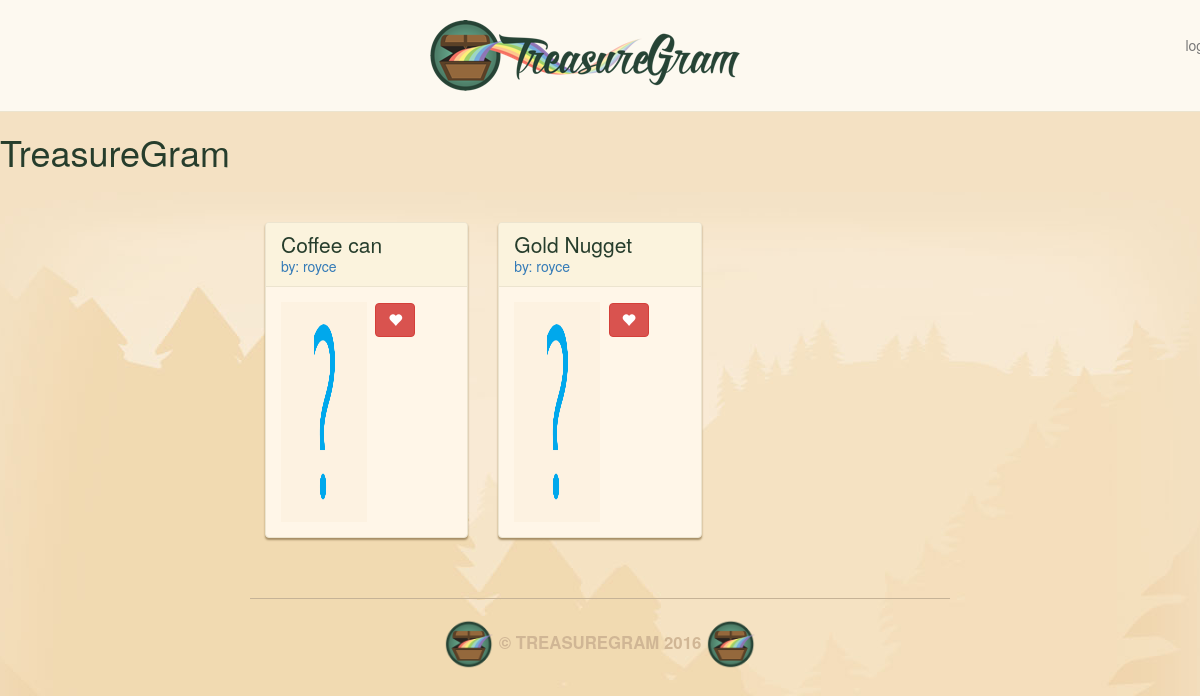
Before: / with the older database file.
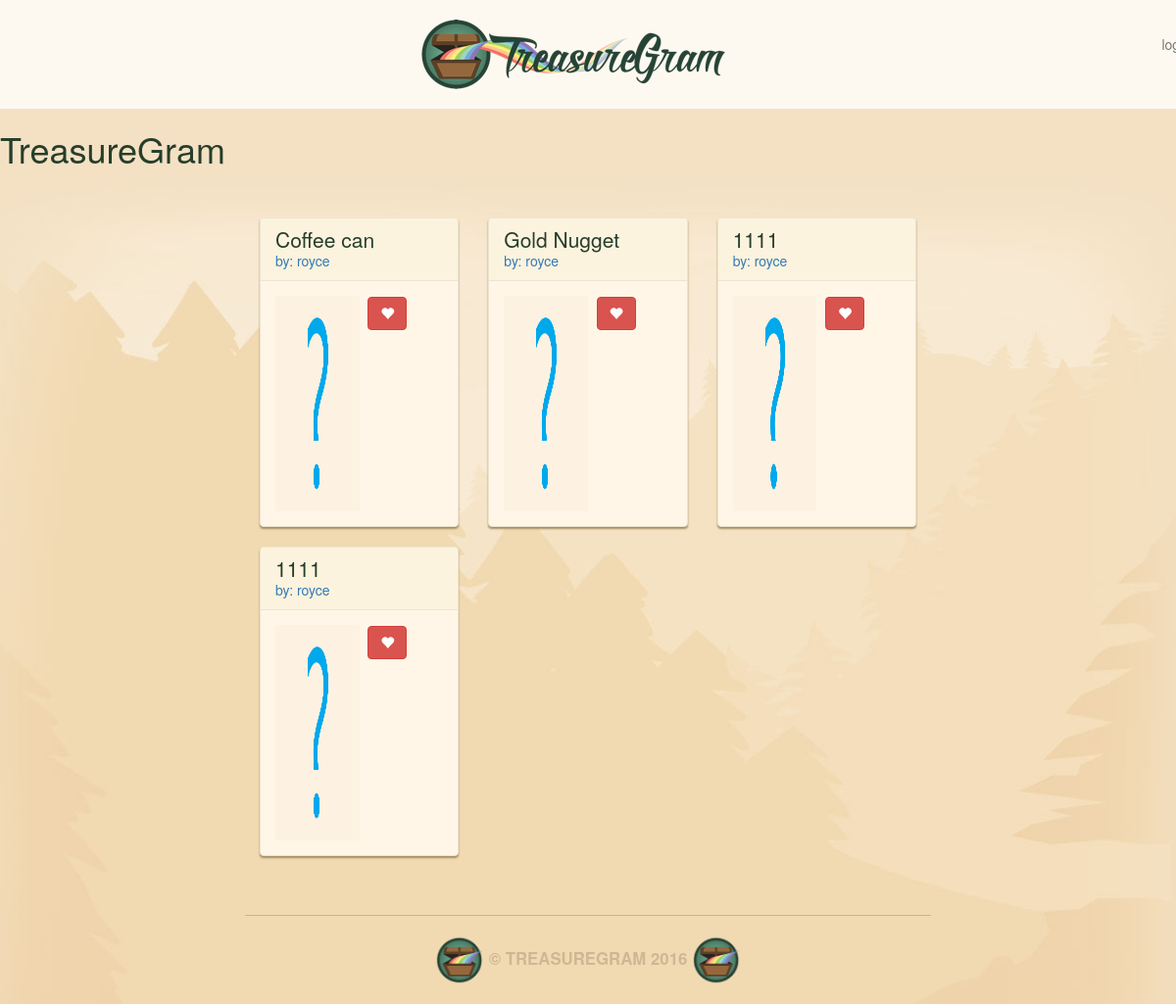
After: the same page with the newer database file.
### main_app/models.py (models this page shows, shortened)
class Treasure(models.Model):
    user = models.ForeignKey(User)
    name = models.CharField(max_length=100)
    value = models.DecimalField(max_digits=10, decimal_places=2)
    material = models.CharField(max_length=100)
    location = models.CharField(max_length=100)
    image = models.ImageField(upload_to='treasure_images',
                              default='media/default.png')
    likes = models.IntegerField(default=0)

### main_app/views.py (the view)
# urls.py: url(r'^$', views.index, name='index'),
def index(request):
    treasures = Treasure.objects.all()
    form = TreasureForm()
    return render(request, 'index.html',
                  {'treasures': treasures, 'form': form})

### main_app/templates/index.html (shortened to what this page needs)
{% extends 'base.html' %}
{% load staticfiles %}
{% block content %}
  <div class="row">
  {% for treasure in treasures %}
      <div class="col-md-4">
      <div class="treasure panel panel-default">
        <div class="panel-heading">
          <h3 class="panel-title">{{ treasure.name }}</h3>
          <a class="panel-username" href="/user/{{treasure.user.username}}/">by: {{ treasure.user.username }}</a>
        </div>
        <div class="panel-body">
          <a href="/{{treasure.id}}/">
          <div class="treasure-photo">
            <img src="{{ treasure.image.url }}">
          </div>
          </a>
          <button id ="likes" data-id="{{treasure.id}}" class="btn btn-mini btn-danger glyphicon glyphicon-heart" type="button">
          </button>
        </div>
      </div>
      </div>
      {% if forloop.counter|divisibleby:3 and not forloop.last %}
        </div><br><div class="row">
      {% endif %}
  {% endfor %}
  </div><br>
{% endblock %}

### main_app/templates/base.html (shortened to what this page needs)
{% load staticfiles %}
<!DOCTYPE html>
<html>
  <head>
    <link rel="stylesheet"
          type="text/css"
          href="{% static 'css/bootstrap.min.css' %}" />
    <link rel="stylesheet"
          type="text/css"
          href="{% static 'css/style.css' %}" />
  </head>
  <body>
    <nav class="navbar navbar-default navbar-static-top text-center">
    <a href="/"><img src="{% static "images/logo.png" %}"></a>
    {% if user.is_authenticated %}
        <a class="navbar-text navbar-right" href="{% url 'profile' user.username %}">{{ user.username }}</a>
        <a class="navbar-text navbar-right" href="{% url 'logout' %}">logout</a>
    {% else %}
        <a class="navbar-text navbar-right" href="{% url 'login' %}">login</a>
    {% endif %}
    </nav>
    <h1>TreasureGram</h1>
    <main class="container" role="main">
        {% block content %}
        {% endblock %}
    </main>
    <footer class="footer container text-center" role="contentinfo">
    <img src="{% static 'images/brand-icon.png' %}" height="50" alt="">
    © TreasureGram 2016
    <img src="{% static 'images/brand-icon.png' %}" height="50" alt="">
    </footer>
  </body>
</html>

### main_app/static/css/style.css (style rules this page uses)
body { background: #f3e1c5 url(images/brand-bg.jpg) no-repeat center top; color: #263d2c; }
.container { max-width: 700px; padding-top: 40px; }
.navbar { margin-bottom: 0; padding-bottom: 20px; padding-top: 20px; }
.navbar-default { background: #fdf9f0; border-color: #ece4cf; }
.panel { background: #fff6e8; border-color: #ece4cf; box-shadow: 0 2px 2px #a58d65; }
.panel-default .panel-heading { background: #fbf3dd; border-color: #ece4cf; }
.panel-body { position: relative; }
.panel-title { font-size: 1.5em; color: #263d2c; }
.footer { border-top: 1px solid #c6b397; color: #d0b695; font-weight: bold; font-size: 1.2em; margin-bottom: 20px; margin-top: 40px; padding-top: 20px; text-transform: uppercase; }
.treasure { margin-bottom: 20px; }
.treasure:last-child { margin-bottom: 0; }
.treasure-photo { background: #fdf2e1; float: left; margin-right: 5%; padding: 20px; position: relative; text-align: center; width: 50%; }
.treasure-photo img { height: 180px; max-width: 100%; }

Changed rows visible on the page:
added Treasure: name "1111", user.username "royce", image (placeholder picture)
added Treasure: name "1111", user.username "royce", image (placeholder picture)
